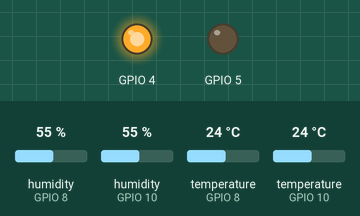
Recording of a sketch running on a simulated ESP32. On the bench: output pins drawn as LEDs (lit = HIGH). The test bench sets the inputs (shaded band); at power-on: humidity (sensors on GPIO 8, GPIO 10) 55 %, temperature (sensors on GPIO 8, GPIO 10) 24 °C. WiFi joins after 1.5 s; servers stay silent unless stated; uploads are accepted with an empty reply; what the sketch prints to the serial monitor is not drawn. At 6.7 s the program puts the board to deep sleep or switches it off; the recording ends there.

Above: at 1.6 s.
Timing chart, 0 to 3.1 s (numbered marks = the images above):
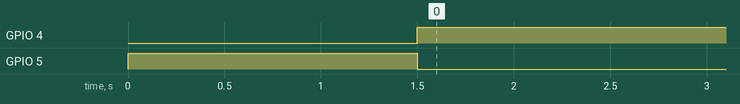

The sketch:

Beehive.ino
```cpp
#include <WiFi.h>
#include <HTTPClient.h>
#include <ArduinoJson.h>
#include "DHT.h"

const char* ssid = "InfAP";                      //wifi name (InfAP)
const char* pwd = "informatik";                  //wifi password (informatik)
const char* server = "http://pi-1.local:4044/";  //http server & port (http://pi-1:4044/)

const int deepSleepSec = 20;	//deep sleep time in seconds

DHT dht_inside(8, DHT22);    //sensor inside pin 8
DHT dht_outside(10, DHT22);  //sensor outside pin 10

void setup() {
  long startMS = millis();

  dht_inside.begin();
  dht_outside.begin();

  Serial.begin(115200);
  Serial.println("Wakeup");

  pinMode(4, OUTPUT);
  pinMode(5, OUTPUT);
  digitalWrite(5, HIGH);

  WiFi.setHostname("Beehive");
  WiFi.begin(ssid, pwd);
  while (WiFi.status() != WL_CONNECTED) {}
  Serial.println(WiFi.localIP());

  digitalWrite(5, LOW);
  digitalWrite(4, HIGH);

  delay(5000);

  float it = dht_inside.readTemperature();
  float ih = dht_inside.readHumidity();
  float ot = dht_outside.readTemperature();
  float oh = dht_outside.readHumidity();

  while(isnan(it) || isnan(ih) || isnan(ot) || isnan(oh)) {
    Serial.print(".");
    it = dht_inside.readTemperature();
    ih = dht_inside.readHumidity();
    ot = dht_outside.readTemperature();
    oh = dht_outside.readHumidity();
  }

  StaticJsonDocument<64> jsonDoc;
  jsonDoc["in_temp"] = it;
  jsonDoc["in_humi"] = ih;
  jsonDoc["out_temp"] = ot;
  jsonDoc["out_humi"] = oh;

  String jsonOutput;
  serializeJson(jsonDoc, jsonOutput);
  Serial.println(jsonOutput);

  WiFiClient client;
  HTTPClient http;
  http.begin(client, server);
  http.addHeader("Content-Type", "application/json");
  http.POST(jsonOutput);
  http.end();

  Serial.println("Deep Sleep");
  Serial.flush();
  esp_sleep_enable_timer_wakeup((deepSleepSec - (float)(millis() - startMS) / 1000) * 1000000ULL);
  esp_deep_sleep_start();
}

void loop() {}
```

Measured:
- by itself, GPIO 4: LOW → HIGH at 1.5 s
- by itself, GPIO 5: LOW → HIGH at 0.00 s, → LOW 1.5 s later
